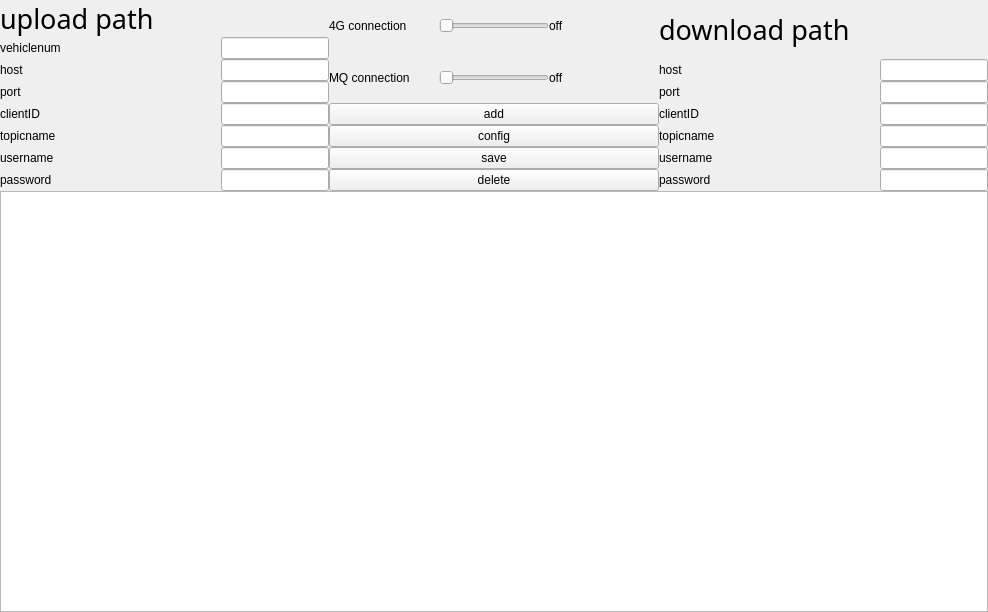
<?xml version="1.0" encoding="UTF-8"?>
<ui version="4.0">
 <class>Netconfigwidget</class>
 <widget class="QWidget" name="Netconfigwidget">
  <property name="geometry">
   <rect>
    <x>0</x>
    <y>0</y>
    <width>988</width>
    <height>612</height>
   </rect>
  </property>
  <property name="windowTitle">
   <string>Form</string>
  </property>
  <layout class="QGridLayout" name="gridLayout">
   <property name="leftMargin">
    <number>0</number>
   </property>
   <property name="topMargin">
    <number>0</number>
   </property>
   <property name="rightMargin">
    <number>0</number>
   </property>
   <property name="bottomMargin">
    <number>0</number>
   </property>
   <property name="spacing">
    <number>0</number>
   </property>
   <item row="0" column="0">
    <layout class="QVBoxLayout" name="verticalLayout_4">
     <property name="spacing">
      <number>0</number>
     </property>
     <item>
      <layout class="QHBoxLayout" name="horizontalLayout_15">
       <property name="spacing">
        <number>0</number>
       </property>
       <item>
        <layout class="QVBoxLayout" name="verticalLayout">
         <property name="spacing">
          <number>0</number>
         </property>
         <item>
          <widget class="QLabel" name="label_8">
           <property name="font">
            <font>
             <family>Agency FB</family>
             <pointsize>20</pointsize>
            </font>
           </property>
           <property name="text">
            <string>upload path</string>
           </property>
          </widget>
         </item>
         <item>
          <layout class="QHBoxLayout" name="horizontalLayout_7">
           <property name="spacing">
            <number>0</number>
           </property>
           <item>
            <widget class="QLabel" name="label_7">
             <property name="text">
              <string>vehiclenum</string>
             </property>
            </widget>
           </item>
           <item>
            <widget class="QLineEdit" name="lineEdit">
             <property name="enabled">
              <bool>true</bool>
             </property>
             <property name="sizePolicy">
              <sizepolicy hsizetype="Fixed" vsizetype="Fixed">
               <horstretch>0</horstretch>
               <verstretch>0</verstretch>
              </sizepolicy>
             </property>
            </widget>
           </item>
          </layout>
         </item>
         <item>
          <layout class="QHBoxLayout" name="horizontalLayout">
           <property name="spacing">
            <number>0</number>
           </property>
           <item>
            <widget class="QLabel" name="label">
             <property name="text">
              <string>host</string>
             </property>
            </widget>
           </item>
           <item>
            <widget class="QLineEdit" name="lineEdit_host">
             <property name="sizePolicy">
              <sizepolicy hsizetype="Fixed" vsizetype="Fixed">
               <horstretch>0</horstretch>
               <verstretch>0</verstretch>
              </sizepolicy>
             </property>
            </widget>
           </item>
          </layout>
         </item>
         <item>
          <layout class="QHBoxLayout" name="horizontalLayout_2">
           <property name="spacing">
            <number>0</number>
           </property>
           <item>
            <widget class="QLabel" name="label_2">
             <property name="text">
              <string>port</string>
             </property>
            </widget>
           </item>
           <item>
            <widget class="QLineEdit" name="lineEdit_port">
             <property name="sizePolicy">
              <sizepolicy hsizetype="Fixed" vsizetype="Fixed">
               <horstretch>0</horstretch>
               <verstretch>0</verstretch>
              </sizepolicy>
             </property>
            </widget>
           </item>
          </layout>
         </item>
         <item>
          <layout class="QHBoxLayout" name="horizontalLayout_3">
           <property name="spacing">
            <number>0</number>
           </property>
           <item>
            <widget class="QLabel" name="label_3">
             <property name="text">
              <string>clientID</string>
             </property>
            </widget>
           </item>
           <item>
            <widget class="QLineEdit" name="lineEdit_cilentid">
             <property name="sizePolicy">
              <sizepolicy hsizetype="Fixed" vsizetype="Fixed">
               <horstretch>0</horstretch>
               <verstretch>0</verstretch>
              </sizepolicy>
             </property>
            </widget>
           </item>
          </layout>
         </item>
         <item>
          <layout class="QHBoxLayout" name="horizontalLayout_4">
           <property name="spacing">
            <number>0</number>
           </property>
           <item>
            <widget class="QLabel" name="label_4">
             <property name="text">
              <string>topicname</string>
             </property>
            </widget>
           </item>
           <item>
            <widget class="QLineEdit" name="lineEdit_topiname">
             <property name="sizePolicy">
              <sizepolicy hsizetype="Fixed" vsizetype="Fixed">
               <horstretch>0</horstretch>
               <verstretch>0</verstretch>
              </sizepolicy>
             </property>
            </widget>
           </item>
          </layout>
         </item>
         <item>
          <layout class="QHBoxLayout" name="horizontalLayout_5">
           <property name="spacing">
            <number>0</number>
           </property>
           <item>
            <widget class="QLabel" name="label_5">
             <property name="text">
              <string>username</string>
             </property>
            </widget>
           </item>
           <item>
            <widget class="QLineEdit" name="lineEdit_username">
             <property name="sizePolicy">
              <sizepolicy hsizetype="Fixed" vsizetype="Fixed">
               <horstretch>0</horstretch>
               <verstretch>0</verstretch>
              </sizepolicy>
             </property>
            </widget>
           </item>
          </layout>
         </item>
         <item>
          <layout class="QHBoxLayout" name="horizontalLayout_6">
           <property name="spacing">
            <number>0</number>
           </property>
           <item>
            <widget class="QLabel" name="label_6">
             <property name="text">
              <string>password</string>
             </property>
            </widget>
           </item>
           <item>
            <widget class="QLineEdit" name="lineEdit_password">
             <property name="sizePolicy">
              <sizepolicy hsizetype="Fixed" vsizetype="Fixed">
               <horstretch>0</horstretch>
               <verstretch>0</verstretch>
              </sizepolicy>
             </property>
            </widget>
           </item>
          </layout>
         </item>
        </layout>
       </item>
       <item>
        <layout class="QVBoxLayout" name="verticalLayout_2">
         <property name="spacing">
          <number>0</number>
         </property>
         <item>
          <layout class="QHBoxLayout" name="horizontalLayout_8">
           <property name="spacing">
            <number>0</number>
           </property>
           <item>
            <widget class="QLabel" name="label_10">
             <property name="text">
              <string>4G connection</string>
             </property>
            </widget>
           </item>
           <item>
            <widget class="QSlider" name="horizontalSlider">
             <property name="sizePolicy">
              <sizepolicy hsizetype="Preferred" vsizetype="Preferred">
               <horstretch>0</horstretch>
               <verstretch>0</verstretch>
              </sizepolicy>
             </property>
             <property name="maximum">
              <number>1</number>
             </property>
             <property name="pageStep">
              <number>1</number>
             </property>
             <property name="orientation">
              <enum>Qt::Horizontal</enum>
             </property>
            </widget>
           </item>
           <item>
            <widget class="QLabel" name="label_17">
             <property name="text">
              <string>off</string>
             </property>
            </widget>
           </item>
          </layout>
         </item>
         <item>
          <layout class="QHBoxLayout" name="horizontalLayout_16">
           <property name="spacing">
            <number>0</number>
           </property>
           <item>
            <widget class="QLabel" name="label_18">
             <property name="text">
              <string>MQ connection</string>
             </property>
            </widget>
           </item>
           <item>
            <widget class="QSlider" name="horizontalSlider_2">
             <property name="sizePolicy">
              <sizepolicy hsizetype="Preferred" vsizetype="Preferred">
               <horstretch>0</horstretch>
               <verstretch>0</verstretch>
              </sizepolicy>
             </property>
             <property name="maximum">
              <number>1</number>
             </property>
             <property name="orientation">
              <enum>Qt::Horizontal</enum>
             </property>
            </widget>
           </item>
           <item>
            <widget class="QLabel" name="label_19">
             <property name="text">
              <string>off</string>
             </property>
            </widget>
           </item>
          </layout>
         </item>
         <item>
          <widget class="QPushButton" name="pushButton">
           <property name="text">
            <string>add</string>
           </property>
          </widget>
         </item>
         <item>
          <widget class="QPushButton" name="pushButton_2">
           <property name="text">
            <string>config</string>
           </property>
          </widget>
         </item>
         <item>
          <widget class="QPushButton" name="pushButton_4">
           <property name="text">
            <string>save</string>
           </property>
          </widget>
         </item>
         <item>
          <widget class="QPushButton" name="pushButton_3">
           <property name="text">
            <string>delete</string>
           </property>
          </widget>
         </item>
        </layout>
       </item>
       <item>
        <layout class="QVBoxLayout" name="verticalLayout_3">
         <property name="spacing">
          <number>0</number>
         </property>
         <item>
          <widget class="QLabel" name="label_9">
           <property name="font">
            <font>
             <family>Agency FB</family>
             <pointsize>20</pointsize>
            </font>
           </property>
           <property name="text">
            <string>download path</string>
           </property>
          </widget>
         </item>
         <item>
          <layout class="QHBoxLayout" name="horizontalLayout_9">
           <property name="spacing">
            <number>0</number>
           </property>
           <item>
            <widget class="QLabel" name="label_11">
             <property name="text">
              <string>host</string>
             </property>
            </widget>
           </item>
           <item>
            <widget class="QLineEdit" name="lineEdit_host_2">
             <property name="sizePolicy">
              <sizepolicy hsizetype="Fixed" vsizetype="Fixed">
               <horstretch>0</horstretch>
               <verstretch>0</verstretch>
              </sizepolicy>
             </property>
            </widget>
           </item>
          </layout>
         </item>
         <item>
          <layout class="QHBoxLayout" name="horizontalLayout_10">
           <property name="spacing">
            <number>0</number>
           </property>
           <item>
            <widget class="QLabel" name="label_12">
             <property name="text">
              <string>port</string>
             </property>
            </widget>
           </item>
           <item>
            <widget class="QLineEdit" name="lineEdit_port_2">
             <property name="sizePolicy">
              <sizepolicy hsizetype="Fixed" vsizetype="Fixed">
               <horstretch>0</horstretch>
               <verstretch>0</verstretch>
              </sizepolicy>
             </property>
            </widget>
           </item>
          </layout>
         </item>
         <item>
          <layout class="QHBoxLayout" name="horizontalLayout_11">
           <property name="spacing">
            <number>0</number>
           </property>
           <item>
            <widget class="QLabel" name="label_13">
             <property name="text">
              <string>clientID</string>
             </property>
            </widget>
           </item>
           <item>
            <widget class="QLineEdit" name="lineEdit_cilentid_2">
             <property name="sizePolicy">
              <sizepolicy hsizetype="Fixed" vsizetype="Fixed">
               <horstretch>0</horstretch>
               <verstretch>0</verstretch>
              </sizepolicy>
             </property>
            </widget>
           </item>
          </layout>
         </item>
         <item>
          <layout class="QHBoxLayout" name="horizontalLayout_12">
           <property name="spacing">
            <number>0</number>
           </property>
           <item>
            <widget class="QLabel" name="label_14">
             <property name="text">
              <string>topicname</string>
             </property>
            </widget>
           </item>
           <item>
            <widget class="QLineEdit" name="lineEdit_topiname_2">
             <property name="sizePolicy">
              <sizepolicy hsizetype="Fixed" vsizetype="Fixed">
               <horstretch>0</horstretch>
               <verstretch>0</verstretch>
              </sizepolicy>
             </property>
            </widget>
           </item>
          </layout>
         </item>
         <item>
          <layout class="QHBoxLayout" name="horizontalLayout_13">
           <property name="spacing">
            <number>0</number>
           </property>
           <item>
            <widget class="QLabel" name="label_15">
             <property name="text">
              <string>username</string>
             </property>
            </widget>
           </item>
           <item>
            <widget class="QLineEdit" name="lineEdit_username_2">
             <property name="sizePolicy">
              <sizepolicy hsizetype="Fixed" vsizetype="Fixed">
               <horstretch>0</horstretch>
               <verstretch>0</verstretch>
              </sizepolicy>
             </property>
            </widget>
           </item>
          </layout>
         </item>
         <item>
          <layout class="QHBoxLayout" name="horizontalLayout_14">
           <property name="spacing">
            <number>0</number>
           </property>
           <item>
            <widget class="QLabel" name="label_16">
             <property name="text">
              <string>password</string>
             </property>
            </widget>
           </item>
           <item>
            <widget class="QLineEdit" name="lineEdit_password_2">
             <property name="sizePolicy">
              <sizepolicy hsizetype="Fixed" vsizetype="Fixed">
               <horstretch>0</horstretch>
               <verstretch>0</verstretch>
              </sizepolicy>
             </property>
            </widget>
           </item>
          </layout>
         </item>
        </layout>
       </item>
      </layout>
     </item>
     <item>
      <widget class="QTableWidget" name="tableWidget"/>
     </item>
    </layout>
   </item>
  </layout>
 </widget>
 <resources/>
 <connections/>
</ui>
